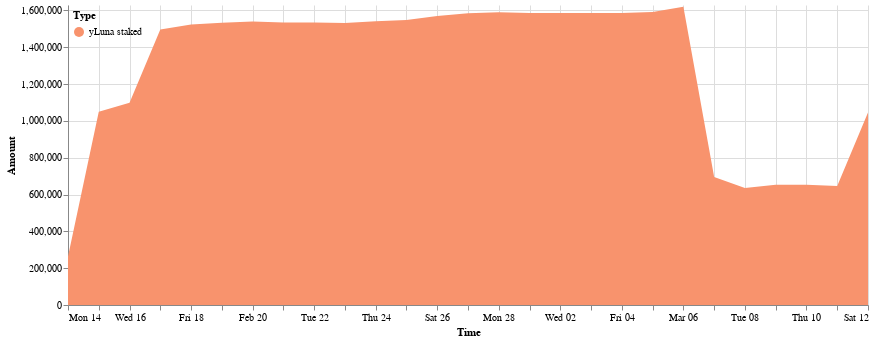

The cell this chart's notebook holds for it:
### Code cell
domain = ['yLuna staked']
range_ = ['#f8936d']
cp.get_yluna_time_area_chart(daily_delta_stk, 
               alt.Scale(domain=domain, range=range_),
               min_date = daily_delta_stk.Time.min(),
               max_date = daily_delta_stk.Time.max(),
               top_padding = 10000
        ).properties(width=800).configure_view(strokeOpacity=0)

### Figure 1 — Vega-Lite specification as saved in the notebook (floating-point values rounded to 4 significant figures)
{"config": {"view": {"continuousWidth": 400, "continuousHeight": 300, "strokeOpacity": 0}}, "data": {"name": "data-ef1a0a053695388a4eb86410bb76248d"}, "mark": "area", "encoding": {"color": {"field": "Type", "legend": {"direction": "vertical", "legendY": 0, "orient": "none", "padding": 5}, "scale": {"domain": ["yLuna staked"], "range": ["#f8936d"]}, "type": "nominal"}, "tooltip": [{"field": "Time", "format": "%Y-%m-%d", "type": "temporal"}, {"field": "Type", "type": "nominal"}, {"field": "Amount (millions)", "type": "nominal"}], "x": {"field": "Time", "scale": {"domain": ["2022-02-14", "2022-03-12"]}, "type": "temporal"}, "y": {"field": "Amount", "scale": {"domain": [0, 1630000.0]}, "type": "quantitative"}}, "width": 800, "$schema": "https://vega.github.io/schema/vega-lite/v4.17.0.json", "datasets": {"data-ef1a0a053695388a4eb86410bb76248d": [{"Time": "2022-02-14", "Amount signed": 264000.0, "Amount": 264000.0, "Type": "yLuna staked", "Amount (millions)": "0.26M"}, {"Time": "2022-02-15", "Amount signed": 785400.0, "Amount": 1049000.0, "Type": "yLuna staked", "Amount (millions)": "1.05M"}, {"Time": "2022-02-16", "Amount signed": 48820.0, "Amount": 1098000.0, "Type": "yLuna staked", "Amount (millions)": "1.1M"}, {"Time": "2022-02-17", "Amount signed": 398600.0, "Amount": 1497000.0, "Type": "yLuna staked", "Amount (millions)": "1.5M"}, {"Time": "2022-02-18", "Amount signed": 26480.0, "Amount": 1523000.0, "Type": "yLuna staked", "Amount (millions)": "1.52M"}, {"Time": "2022-02-19", "Amount signed": 9947.0, "Amount": 1533000.0, "Type": "yLuna staked", "Amount (millions)": "1.53M"}, {"Time": "2022-02-20", "Amount signed": 6690.0, "Amount": 1540000.0, "Type": "yLuna staked", "Amount (millions)": "1.54M"}, {"Time": "2022-02-21", "Amount signed": -5372.0, "Amount": 1534000.0, "Type": "yLuna staked", "Amount (millions)": "1.53M"}, {"Time": "2022-02-22", "Amount signed": -340.6, "Amount": 1534000.0, "Type": "yLuna staked", "Amount (millions)": "1.53M"}, {"Time": "2022-02-23", "Amount signed": -1892.0, "Amount": 1532000.0, "Type": "yLuna staked", "Amount (millions)": "1.53M"}, {"Time": "2022-02-24", "Amount signed": 9216.0, "Amount": 1541000.0, "Type": "yLuna staked", "Amount (millions)": "1.54M"}, {"Time": "2022-02-25", "Amount signed": 6565.0, "Amount": 1548000.0, "Type": "yLuna staked", "Amount (millions)": "1.55M"}, {"Time": "2022-02-26", "Amount signed": 21590.0, "Amount": 1570000.0, "Type": "yLuna staked", "Amount (millions)": "1.57M"}, {"Time": "2022-02-27", "Amount signed": 15350.0, "Amount": 1585000.0, "Type": "yLuna staked", "Amount (millions)": "1.58M"}, {"Time": "2022-02-28", "Amount signed": 5056.0, "Amount": 1590000.0, "Type": "yLuna staked", "Amount (millions)": "1.59M"}, {"Time": "2022-03-01", "Amount signed": -3479.0, "Amount": 1587000.0, "Type": "yLuna staked", "Amount (millions)": "1.59M"}, {"Time": "2022-03-02", "Amount signed": -801.9, "Amount": 1586000.0, "Type": "yLuna staked", "Amount (millions)": "1.59M"}, {"Time": "2022-03-03", "Amount signed": -37.23, "Amount": 1586000.0, "Type": "yLuna staked", "Amount (millions)": "1.59M"}, {"Time": "2022-03-04", "Amount signed": 980.6, "Amount": 1587000.0, "Type": "yLuna staked", "Amount (millions)": "1.59M"}, {"Time": "2022-03-05", "Amount signed": 5166.0, "Amount": 1592000.0, "Type": "yLuna staked", "Amount (millions)": "1.59M"}, {"Time": "2022-03-06", "Amount signed": 27690.0, "Amount": 1620000.0, "Type": "yLuna staked", "Amount (millions)": "1.62M"}, {"Time": "2022-03-07", "Amount signed": -924800.0, "Amount": 694700.0, "Type": "yLuna staked", "Amount (millions)": "0.69M"}, {"Time": "2022-03-08", "Amount signed": -58730.0, "Amount": 636000.0, "Type": "yLuna staked", "Amount (millions)": "0.64M"}, {"Time": "2022-03-09", "Amount signed": 17560.0, "Amount": 653500.0, "Type": "yLuna staked", "Amount (millions)": "0.65M"}, {"Time": "2022-03-10", "Amount signed": -361.7, "Amount": 653200.0, "Type": "yLuna staked", "Amount (millions)": "0.65M"}, {"Time": "2022-03-11", "Amount signed": -7392.0, "Amount": 645800.0, "Type": "yLuna staked", "Amount (millions)": "0.65M"}, {"Time": "2022-03-12", "Amount signed": 399900.0, "Amount": 1046000.0, "Type": "yLuna staked", "Amount (millions)": "1.05M"}]}}
